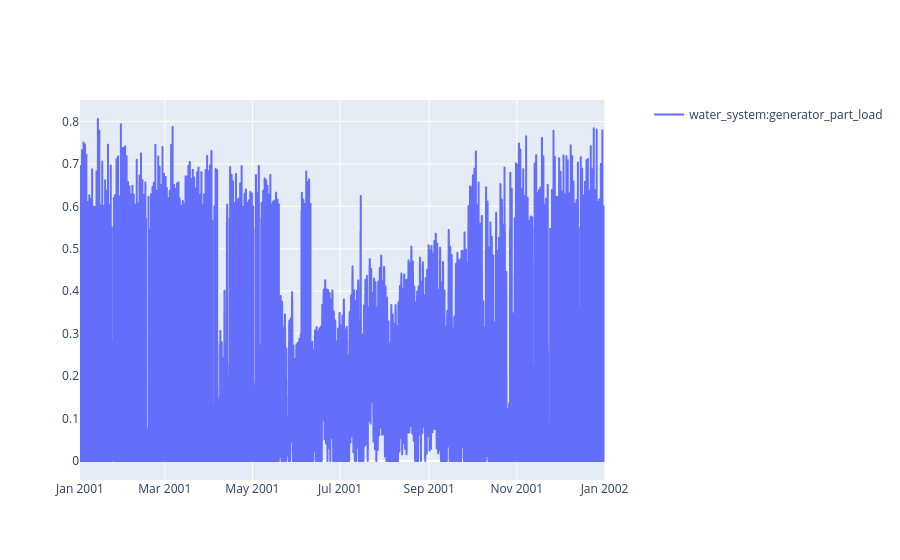

Write notebook code for a chart like this one.
### Code cell
sim.plot(pro.dates(),[f_load])

### Figure 1 — Plotly figure (JSON) as saved in the notebook; plotly's stock layout.template omitted (floating-point values rounded to 4 significant figures; data arrays with more than 128 entries replaced by an {"elided": "..."} marker saying what was removed)
{"data": [{"hovertemplate": "date=%{x}<br>water_system:generator_part_load=%{y}<extra></extra>", "legendgroup": "", "line": {"dash": "solid"}, "marker": {"symbol": "circle"}, "mode": "lines", "name": "water_system:generator_part_load", "showlegend": true, "type": "scattergl", "x": {"elided": "8760 str values"}, "xaxis": "x", "y": {"elided": "8760 float values"}, "yaxis": "y"}], "layout": {"xaxis": {"anchor": "y", "domain": [0, 0.94]}, "yaxis": {"anchor": "x", "domain": [0, 1]}, "yaxis2": {"anchor": "x", "overlaying": "y", "side": "right"}}}
